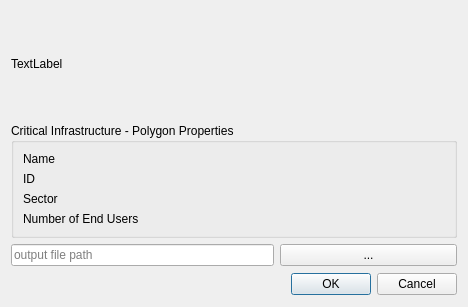
<?xml version="1.0" encoding="UTF-8"?>
<ui version="4.0">
 <class>Dialog</class>
 <widget class="QDialog" name="Dialog">
  <property name="geometry">
   <rect>
    <x>0</x>
    <y>0</y>
    <width>468</width>
    <height>307</height>
   </rect>
  </property>
  <property name="windowTitle">
   <string>Point Export for ProMaIDes CIN-Module</string>
  </property>
  <property name="windowIcon">
   <iconset>
    <normaloff>../icons/cin.png</normaloff>../icons/cin.png</iconset>
  </property>
  <layout class="QGridLayout" name="gridLayout">
   <item row="0" column="0">
    <widget class="QLabel" name="input_label">
     <property name="text">
      <string>TextLabel</string>
     </property>
    </widget>
   </item>
   <item row="1" column="0" colspan="3">
    <widget class="QGroupBox" name="groupBox">
     <property name="toolTip">
      <string>Set the name of the observation points; just a string attribute is allowed!</string>
     </property>
     <property name="title">
      <string>Critical Infrastructure - Polygon Properties</string>
     </property>
     <layout class="QGridLayout" name="gridLayout_2">
      <item row="1" column="0">
       <widget class="QLabel" name="Label_2">
        <property name="text">
         <string>ID</string>
        </property>
       </widget>
      </item>
      <item row="1" column="1">
       <widget class="QgsFieldExpressionWidget" name="expression_field_ids" native="true"/>
      </item>
      <item row="2" column="1">
       <widget class="QgsFieldExpressionWidget" name="expression_field_sectors" native="true"/>
      </item>
      <item row="3" column="0">
       <widget class="QLabel" name="Label_3">
        <property name="text">
         <string>Number of End Users</string>
        </property>
       </widget>
      </item>
      <item row="0" column="0">
       <widget class="QLabel" name="Label">
        <property name="text">
         <string>Name</string>
        </property>
       </widget>
      </item>
      <item row="2" column="0">
       <widget class="QLabel" name="Label_5">
        <property name="text">
         <string>Sector</string>
        </property>
       </widget>
      </item>
      <item row="3" column="1">
       <widget class="QgsFieldExpressionWidget" name="expression_field_endusers" native="true"/>
      </item>
      <item row="0" column="1">
       <widget class="QgsFieldExpressionWidget" name="expression_field_names" native="true"/>
      </item>
     </layout>
    </widget>
   </item>
   <item row="2" column="0" colspan="2">
    <widget class="QLineEdit" name="filename_edit">
     <property name="toolTip">
      <string>Set the output file</string>
     </property>
     <property name="placeholderText">
      <string>output file path</string>
     </property>
    </widget>
   </item>
   <item row="2" column="2">
    <widget class="QPushButton" name="browse_button">
     <property name="text">
      <string>...</string>
     </property>
    </widget>
   </item>
   <item row="3" column="0">
    <widget class="QPushButton" name="HelpButton">
     <property name="maximumSize">
      <size>
       <width>80</width>
       <height>50</height>
      </size>
     </property>
     <property name="layoutDirection">
      <enum>Qt::LeftToRight</enum>
     </property>
     <property name="styleSheet">
      <string notr="true">QPushButton {
    color: #333;
    border: 0px solid #555;
    border-radius: 0px;
    border-style: outset;
    background: transparent;
    padding: 5px;
    }

</string>
     </property>
     <property name="text">
      <string/>
     </property>
     <property name="icon">
      <iconset>
       <normaloff>../icons/HelpButton.png</normaloff>../icons/HelpButton.png</iconset>
     </property>
     <property name="iconSize">
      <size>
       <width>25</width>
       <height>25</height>
      </size>
     </property>
    </widget>
   </item>
   <item row="3" column="1" colspan="2">
    <widget class="QDialogButtonBox" name="button_box">
     <property name="orientation">
      <enum>Qt::Horizontal</enum>
     </property>
     <property name="standardButtons">
      <set>QDialogButtonBox::Cancel|QDialogButtonBox::Ok</set>
     </property>
    </widget>
   </item>
  </layout>
 </widget>
 <customwidgets>
  <customwidget>
   <class>QgsFieldExpressionWidget</class>
   <extends>QWidget</extends>
   <header>qgsfieldexpressionwidget.h</header>
  </customwidget>
 </customwidgets>
 <resources>
  <include location="resources.qrc"/>
 </resources>
 <connections>
  <connection>
   <sender>button_box</sender>
   <signal>accepted()</signal>
   <receiver>Dialog</receiver>
   <slot>accept()</slot>
   <hints>
    <hint type="sourcelabel">
     <x>248</x>
     <y>254</y>
    </hint>
    <hint type="destinationlabel">
     <x>157</x>
     <y>274</y>
    </hint>
   </hints>
  </connection>
  <connection>
   <sender>button_box</sender>
   <signal>rejected()</signal>
   <receiver>Dialog</receiver>
   <slot>reject()</slot>
   <hints>
    <hint type="sourcelabel">
     <x>316</x>
     <y>260</y>
    </hint>
    <hint type="destinationlabel">
     <x>286</x>
     <y>274</y>
    </hint>
   </hints>
  </connection>
 </connections>
</ui>
